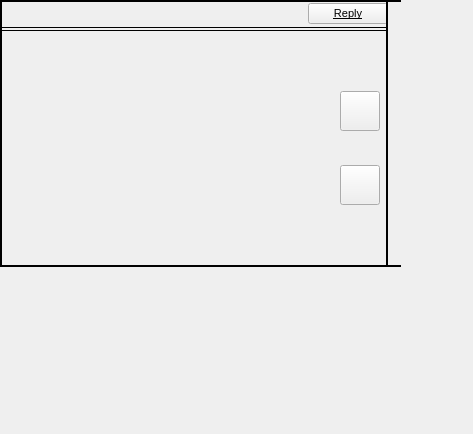
<?xml version="1.0" encoding="UTF-8"?>
<ui version="4.0">
 <class>TVWidgetClass</class>
 <widget class="QWidget" name="TVWidgetClass">
  <property name="geometry">
   <rect>
    <x>0</x>
    <y>0</y>
    <width>473</width>
    <height>434</height>
   </rect>
  </property>
  <widget class="QFrame" name="tvBarFrame">
   <property name="geometry">
    <rect>
     <x>0</x>
     <y>0</y>
     <width>388</width>
     <height>27</height>
    </rect>
   </property>
   <property name="sizePolicy">
    <sizepolicy hsizetype="Preferred" vsizetype="Fixed">
     <horstretch>0</horstretch>
     <verstretch>0</verstretch>
    </sizepolicy>
   </property>
   <property name="minimumSize">
    <size>
     <width>0</width>
     <height>27</height>
    </size>
   </property>
   <property name="frameShape">
    <enum>QFrame::NoFrame</enum>
   </property>
   <property name="frameShadow">
    <enum>QFrame::Plain</enum>
   </property>
   <property name="lineWidth">
    <number>0</number>
   </property>
   <layout class="QHBoxLayout" name="horizontalLayout">
    <property name="spacing">
     <number>8</number>
    </property>
    <property name="leftMargin">
     <number>10</number>
    </property>
    <property name="topMargin">
     <number>0</number>
    </property>
    <property name="bottomMargin">
     <number>0</number>
    </property>
    <item>
     <layout class="QVBoxLayout" name="verticalLayout">
      <property name="topMargin">
       <number>4</number>
      </property>
      <item>
       <widget class="QLabel" name="tvIconLabel">
        <property name="sizePolicy">
         <sizepolicy hsizetype="Fixed" vsizetype="Fixed">
          <horstretch>0</horstretch>
          <verstretch>0</verstretch>
         </sizepolicy>
        </property>
        <property name="minimumSize">
         <size>
          <width>10</width>
          <height>14</height>
         </size>
        </property>
        <property name="frameShape">
         <enum>QFrame::NoFrame</enum>
        </property>
        <property name="lineWidth">
         <number>0</number>
        </property>
        <property name="text">
         <string/>
        </property>
        <property name="pixmap">
         <pixmap resource="moodbox.qrc">:/MoodBox/Resources/tv_black.png</pixmap>
        </property>
        <property name="alignment">
         <set>Qt::AlignLeading|Qt::AlignLeft|Qt::AlignTop</set>
        </property>
       </widget>
      </item>
      <item>
       <spacer name="verticalSpacer">
        <property name="orientation">
         <enum>Qt::Vertical</enum>
        </property>
        <property name="sizeType">
         <enum>QSizePolicy::Preferred</enum>
        </property>
        <property name="sizeHint" stdset="0">
         <size>
          <width>5</width>
          <height>3</height>
         </size>
        </property>
       </spacer>
      </item>
     </layout>
    </item>
    <item>
     <widget class="MoodBox::ElidedLabel" name="chatLabel"/>
    </item>
    <item>
     <widget class="QLabel" name="messageDateLabel">
      <property name="accessibleName">
       <string>barGrayLabel</string>
      </property>
     </widget>
    </item>
    <item>
     <widget class="MoodBox::ElidedPushButton" name="userNameButton">
      <property name="sizePolicy">
       <sizepolicy hsizetype="Preferred" vsizetype="Preferred">
        <horstretch>0</horstretch>
        <verstretch>0</verstretch>
       </sizepolicy>
      </property>
      <property name="font">
       <font>
        <family>MS Shell Dlg 2</family>
        <pointsize>8</pointsize>
        <weight>50</weight>
        <italic>false</italic>
        <bold>false</bold>
        <underline>true</underline>
        <strikeout>false</strikeout>
       </font>
      </property>
      <property name="cursor">
       <cursorShape>PointingHandCursor</cursorShape>
      </property>
      <property name="flat">
       <bool>true</bool>
      </property>
     </widget>
    </item>
    <item>
     <widget class="QLabel" name="sentLabel">
      <property name="accessibleName">
       <string>barGrayLabel</string>
      </property>
     </widget>
    </item>
    <item>
     <spacer name="horizontalSpacer">
      <property name="orientation">
       <enum>Qt::Horizontal</enum>
      </property>
      <property name="sizeType">
       <enum>QSizePolicy::Expanding</enum>
      </property>
      <property name="sizeHint" stdset="0">
       <size>
        <width>0</width>
        <height>20</height>
       </size>
      </property>
     </spacer>
    </item>
    <item>
     <widget class="QPushButton" name="replyRightArrowButton">
      <property name="maximumSize">
       <size>
        <width>90</width>
        <height>16777215</height>
       </size>
      </property>
      <property name="font">
       <font>
        <family>MS Shell Dlg 2</family>
        <pointsize>8</pointsize>
        <weight>50</weight>
        <italic>false</italic>
        <bold>false</bold>
        <underline>true</underline>
        <strikeout>false</strikeout>
       </font>
      </property>
      <property name="cursor">
       <cursorShape>PointingHandCursor</cursorShape>
      </property>
      <property name="accessibleName">
       <string>redButton</string>
      </property>
      <property name="layoutDirection">
       <enum>Qt::RightToLeft</enum>
      </property>
      <property name="text">
       <string>Reply</string>
      </property>
      <property name="icon">
       <iconset resource="moodbox.qrc">
        <normaloff>:/MoodBox/Resources/cl_right_arrow_red.png</normaloff>:/MoodBox/Resources/cl_right_arrow_red.png</iconset>
      </property>
     </widget>
    </item>
   </layout>
  </widget>
  <widget class="MoodBox::TVPreviewLabel" name="previewLabel">
   <property name="geometry">
    <rect>
     <x>0</x>
     <y>27</y>
     <width>388</width>
     <height>240</height>
    </rect>
   </property>
   <property name="sizePolicy">
    <sizepolicy hsizetype="Fixed" vsizetype="Fixed">
     <horstretch>0</horstretch>
     <verstretch>0</verstretch>
    </sizepolicy>
   </property>
   <property name="minimumSize">
    <size>
     <width>388</width>
     <height>240</height>
    </size>
   </property>
   <property name="maximumSize">
    <size>
     <width>388</width>
     <height>240</height>
    </size>
   </property>
   <property name="frameShape">
    <enum>QFrame::Box</enum>
   </property>
   <property name="alignment">
    <set>Qt::AlignCenter</set>
   </property>
  </widget>
  <widget class="QFrame" name="tvBarShadow">
   <property name="geometry">
    <rect>
     <x>0</x>
     <y>27</y>
     <width>388</width>
     <height>4</height>
    </rect>
   </property>
   <property name="minimumSize">
    <size>
     <width>388</width>
     <height>4</height>
    </size>
   </property>
   <property name="maximumSize">
    <size>
     <width>388</width>
     <height>4</height>
    </size>
   </property>
   <property name="accessibleName">
    <string>transBorder</string>
   </property>
   <property name="frameShape">
    <enum>QFrame::Box</enum>
   </property>
   <property name="frameShadow">
    <enum>QFrame::Plain</enum>
   </property>
  </widget>
  <widget class="QFrame" name="transBorder_4">
   <property name="geometry">
    <rect>
     <x>0</x>
     <y>0</y>
     <width>401</width>
     <height>2</height>
    </rect>
   </property>
   <property name="minimumSize">
    <size>
     <width>0</width>
     <height>2</height>
    </size>
   </property>
   <property name="maximumSize">
    <size>
     <width>16777215</width>
     <height>2</height>
    </size>
   </property>
   <property name="accessibleName">
    <string>transBorder</string>
   </property>
   <property name="frameShape">
    <enum>QFrame::Box</enum>
   </property>
   <property name="frameShadow">
    <enum>QFrame::Plain</enum>
   </property>
  </widget>
  <widget class="QFrame" name="transBorder">
   <property name="geometry">
    <rect>
     <x>386</x>
     <y>2</y>
     <width>2</width>
     <height>263</height>
    </rect>
   </property>
   <property name="minimumSize">
    <size>
     <width>2</width>
     <height>263</height>
    </size>
   </property>
   <property name="maximumSize">
    <size>
     <width>2</width>
     <height>263</height>
    </size>
   </property>
   <property name="accessibleName">
    <string>transBorder</string>
   </property>
   <property name="frameShape">
    <enum>QFrame::Box</enum>
   </property>
   <property name="frameShadow">
    <enum>QFrame::Plain</enum>
   </property>
   <property name="lineWidth">
    <number>1</number>
   </property>
  </widget>
  <widget class="QFrame" name="transBorder_2">
   <property name="geometry">
    <rect>
     <x>0</x>
     <y>2</y>
     <width>2</width>
     <height>263</height>
    </rect>
   </property>
   <property name="minimumSize">
    <size>
     <width>2</width>
     <height>263</height>
    </size>
   </property>
   <property name="maximumSize">
    <size>
     <width>2</width>
     <height>263</height>
    </size>
   </property>
   <property name="accessibleName">
    <string>transBorder</string>
   </property>
   <property name="frameShape">
    <enum>QFrame::Box</enum>
   </property>
   <property name="frameShadow">
    <enum>QFrame::Plain</enum>
   </property>
  </widget>
  <widget class="QFrame" name="transBorder_3">
   <property name="geometry">
    <rect>
     <x>0</x>
     <y>265</y>
     <width>401</width>
     <height>2</height>
    </rect>
   </property>
   <property name="minimumSize">
    <size>
     <width>0</width>
     <height>2</height>
    </size>
   </property>
   <property name="maximumSize">
    <size>
     <width>16777215</width>
     <height>2</height>
    </size>
   </property>
   <property name="accessibleName">
    <string>transBorder</string>
   </property>
   <property name="frameShape">
    <enum>QFrame::Box</enum>
   </property>
   <property name="frameShadow">
    <enum>QFrame::Plain</enum>
   </property>
  </widget>
  <widget class="QPushButton" name="obsceneButton">
   <property name="geometry">
    <rect>
     <x>340</x>
     <y>165</y>
     <width>40</width>
     <height>40</height>
    </rect>
   </property>
   <property name="sizePolicy">
    <sizepolicy hsizetype="Fixed" vsizetype="Fixed">
     <horstretch>0</horstretch>
     <verstretch>0</verstretch>
    </sizepolicy>
   </property>
   <property name="toolTip">
    <string>ObsceneButtonHint</string>
   </property>
   <property name="accessibleName">
    <string>obscenePushButton</string>
   </property>
  </widget>
  <widget class="QPushButton" name="deleteMessageButton">
   <property name="geometry">
    <rect>
     <x>340</x>
     <y>91</y>
     <width>40</width>
     <height>40</height>
    </rect>
   </property>
   <property name="sizePolicy">
    <sizepolicy hsizetype="Fixed" vsizetype="Fixed">
     <horstretch>0</horstretch>
     <verstretch>0</verstretch>
    </sizepolicy>
   </property>
   <property name="toolTip">
    <string>DeleteMessageButtonHint</string>
   </property>
   <property name="accessibleName">
    <string>deleteMessagePushButton</string>
   </property>
  </widget>
 </widget>
 <layoutdefault spacing="0" margin="0"/>
 <customwidgets>
  <customwidget>
   <class>MoodBox::ElidedLabel</class>
   <extends>QLabel</extends>
   <header>elidedlabel.h</header>
  </customwidget>
  <customwidget>
   <class>MoodBox::ElidedPushButton</class>
   <extends>QPushButton</extends>
   <header>elidedpushbutton.h</header>
  </customwidget>
  <customwidget>
   <class>MoodBox::TVPreviewLabel</class>
   <extends>QLabel</extends>
   <header>tvpreviewlabel.h</header>
  </customwidget>
 </customwidgets>
 <resources>
  <include location="moodbox.qrc"/>
 </resources>
 <connections/>
</ui>
